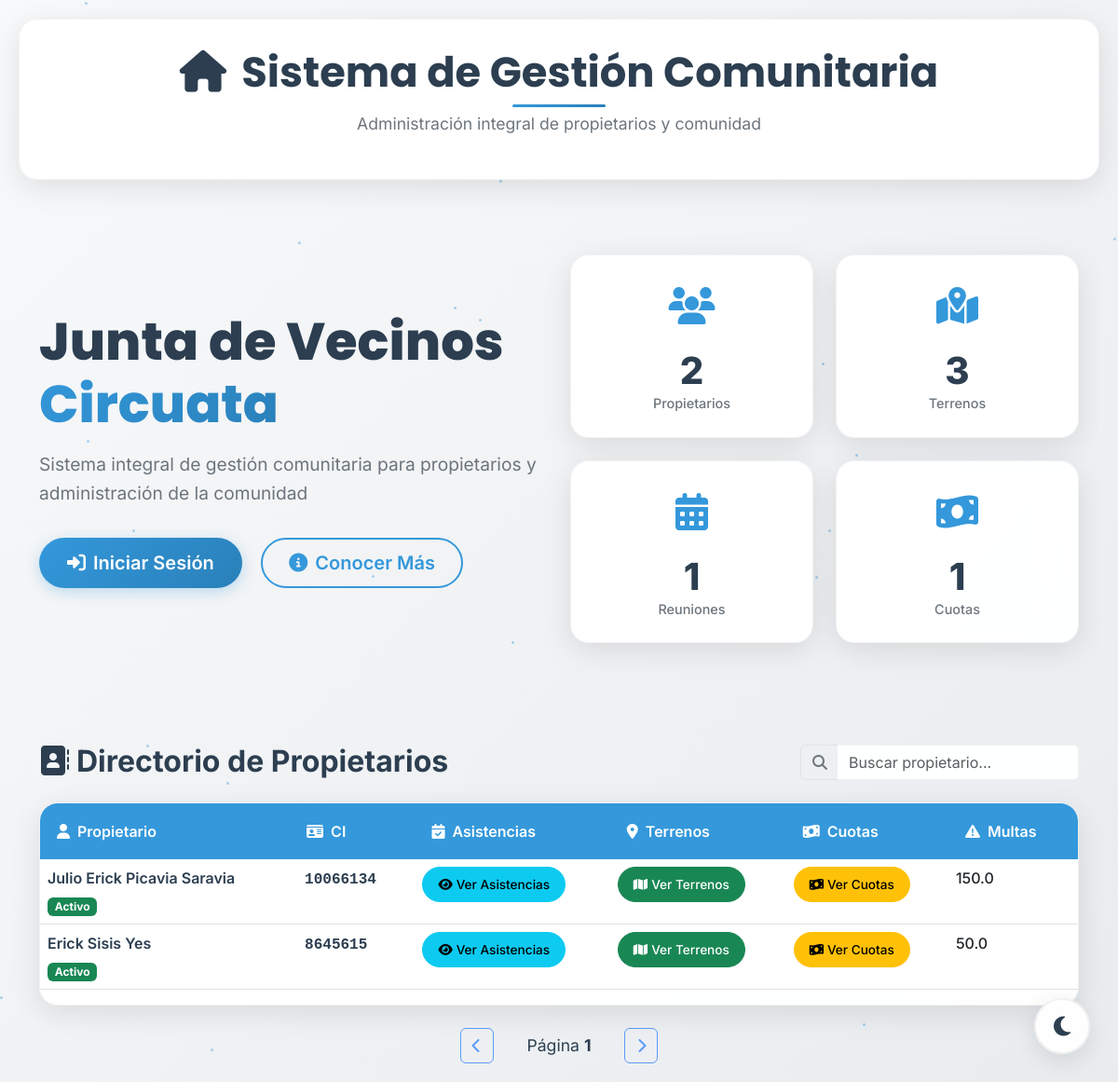
The page / on the database its author committed.
### models/asistencia_model.py (models this page shows, shortened)
class Asistencia(db.Model):
    __tablename__ = "Asistencia"
    id = db.Column(db.Integer, primary_key=True)
    duenio_id = db.Column(db.Integer, db.ForeignKey('Duenio.id'), nullable=False)
    id_reunion = db.Column(db.Integer, db.ForeignKey('Reunion.id'), nullable=False)
    asistio = db.Column(db.Boolean, nullable=False, default=False)
    reunion = db.relationship('Reunion', backref='asistencias')
    dueno = db.relationship('Duenio', backref='asistencias')
    __table_args__ = (UniqueConstraint('duenio_id', 'id_reunion', name='_duenio_reunion_uc'),)

### models/duenio_model.py (models this page shows, shortened)
class Duenio(db.Model):
    __tablename__ = "Duenio"
    id = db.Column(db.Integer, primary_key=True)
    nombre = db.Column(db.String(50), nullable=False)
    paterno = db.Column(db.String(50), nullable=True)
    materno = db.Column(db.String(50), nullable=True)
    ci = db.Column(db.String(20), unique=True, nullable=False)
    multas = db.relationship('Multa', backref='duenio', lazy=True)  # Relación con la tabla Multa

### models/multa_model.py (models this page shows, shortened)
class Multa(db.Model):
    __tablename__ = "Multa"
    multa_id = db.Column(db.Integer, primary_key=True)
    duenio_id = db.Column(db.Integer, db.ForeignKey('Duenio.id', ondelete='CASCADE'), nullable=False)
    cuota_id = db.Column(db.Integer, db.ForeignKey('Cuota.cuota_id', ondelete='SET NULL'), nullable=True)
    reunion_id = db.Column(db.Integer, db.ForeignKey('Reunion.id', ondelete='SET NULL'), nullable=True)
    monto = db.Column(db.Float, nullable=False)
    fecha = db.Column(db.Date, nullable=False, default=datetime.utcnow().date)
    tipo = db.Column(db.String(20), nullable=False)
    descripcion = db.Column(db.Text, nullable=True)

### controllers/user_controller.py (the view)
@user_bp.route('/')
def index():
    duenos_count = Duenio.query.count()
    terrenos_count = Terreno.query.count()
    reuniones_count = Reunion.query.count()
    cuotas_titulos = Cuota.query.with_entities(Cuota.titulo).distinct().all()
    cuotas_count = len(cuotas_titulos)
    asistencias = Asistencia.query.all()
    terrenos = Terreno.query.all()
    cuotas = Cuota.query.join(Terreno).join(Duenio).all()
    def multas(multas_list):
        total = 0
        for multa in multas_list:
            total += multa.monto
        return total
    return render_template('index.html',
                         duenos_count=duenos_count,
                         terrenos_count=terrenos_count,
                         reuniones_count=reuniones_count,
                         cuotas_count=cuotas_count,
                         asistencias=asistencias,
                         terrenos=terrenos,
                         cuotas=cuotas,  # Pasar las cuotas a la vista
                         multas=multas)

### templates/index.html (shortened to what this page needs)
{% extends 'base.html' %}
{% block content %}
<div class="hero-section mb-5">
    <div class="container">
        <div class="row align-items-center">
            <div class="col-lg-6">
                <div class="hero-content">
                    <h1 class="hero-title">Junta de Vecinos<br><span class="text-gradient">Circuata</span></h1>
                    <p class="hero-subtitle">Sistema integral de gestión comunitaria para propietarios y administración de la comunidad</p>
                    {% if not current_user.is_authenticated %}
                    <div class="hero-actions mt-4">
                        <a href="{{ url_for('user.login') }}" class="btn btn-premium btn-lg me-3">
                            <i class="fas fa-sign-in-alt me-2"></i>Iniciar Sesión
                        </a>
                        <button type="button" class="btn btn-outline-premium btn-lg" data-bs-toggle="modal" data-bs-target="#aboutSystemModal">
                            <i class="fas fa-info-circle me-2"></i>Conocer Más
                        </button>
                    </div>
                    {% endif %}
                </div>
            </div>
            <div class="col-lg-6">
                <div class="hero-stats">
                    <div class="row g-4">
                        <div class="col-6">
                            <div class="stat-card glass-card">
                                <div class="stat-icon">
                                    <i class="fas fa-users"></i>
                                </div>
                                <div class="stat-content">
                                    <h3 class="stat-number">{{ duenos_count if duenos_count else '0' }}</h3>
                                    <p class="stat-label">Propietarios</p>
                                </div>
                            </div>
                        </div>
                        <div class="col-6">
                            <div class="stat-card glass-card">
                                <div class="stat-icon">
                                    <i class="fas fa-map-marked-alt"></i>
                                </div>
                                <div class="stat-content">
                                    <h3 class="stat-number">{{ terrenos_count if terrenos_count else '0' }}</h3>
                                    <p class="stat-label">Terrenos</p>
                                </div>
                            </div>
                        </div>
                        <div class="col-6">
                            <div class="stat-card glass-card">
                                <div class="stat-icon">
                                    <i class="fas fa-calendar-alt"></i>
                                </div>
                                <div class="stat-content">
                                    <h3 class="stat-number">{{ reuniones_count if reuniones_count else '0' }}</h3>
                                    <p class="stat-label">Reuniones</p>
                                </div>
                            </div>
                        </div>
                        <div class="col-6">
                            <div class="stat-card glass-card">
                                <div class="stat-icon">
                                    <i class="fas fa-money-bill-wave"></i>
                                </div>
                                <div class="stat-content">
                                    <h3 class="stat-number">{{ cuotas_count if cuotas_count else '0' }}</h3>
                                    <p class="stat-label">Cuotas</p>
                                </div>
                            </div>
                        </div>
                    </div>
                </div>
            </div>
        </div>
    </div>
</div>
<div class="directory-section">
    <div class="container">
        <div class="section-header d-flex justify-content-between align-items-center mb-4">
            <h2 class="section-title mb-0">
                <i class="fas fa-address-book me-2"></i>Directorio de Propietarios
            </h2>
            <div class="search-container">
                <div class="input-group">
                    <span class="input-group-text bg-transparent border-end-0">
                        <i class="fas fa-search"></i>
                    </span>
                    <input type="text" id="searchInput" class="form-control border-start-0"
                           placeholder="Buscar propietario...">
                </div>
            </div>
        </div>
        <div class="directory-table glass-card">
            <div class="table-responsive">
                <table class="table table-hover" id="propietariosTable">
                    <thead class="table-header">
                        <tr>
                            <th><i class="fas fa-user me-2"></i>Propietario</th>
                            <th><i class="fas fa-id-card me-2"></i>CI</th>
                            <th><i class="fas fa-calendar-check me-2"></i>Asistencias</th>
                            <th><i class="fas fa-map-marker-alt me-2"></i>Terrenos</th>
                            <th><i class="fas fa-money-bill-wave me-2"></i>Cuotas</th>
                            <th><i class="fas fa-exclamation-triangle me-2"></i>Multas</th>
                        </tr>
                    </thead>
                    <tbody id="propietariosBody">
                        {% set duenos_unicos = {} %}
                        {% for asistencia in asistencias %}
                            {% if asistencia.dueno.id not in duenos_unicos %}
                                {% set _ = duenos_unicos.update({asistencia.dueno.id: asistencia.dueno}) %}
                                <tr class="propietario-row">
                                    <td class="propietario-info">
                                        <div class="propietario-details">
                                            <div class="propietario-name">
                                                {{ asistencia.dueno.nombre }} {{ asistencia.dueno.paterno }} {{ asistencia.dueno.materno }}
                                            </div>
                                            <div class="propietario-status">
                                                <span class="badge bg-success">Activo</span>
                                            </div>
                                        </div>
                                    </td>
                                    <td class="ci-info">
                                        <span class="ci-number">{{ asistencia.dueno.ci }}</span>
                                    </td>
                                    <td>
                                        <button type="button" class="btn btn-info btn-sm action-btn"
                                                data-bs-toggle="modal" data-bs-target="#asistencias{{ asistencia.dueno.id }}">
                                            <i class="fas fa-eye me-1"></i>Ver Asistencias
                                        </button>
                                    </td>
                                    <td>
                                        <button type="button" class="btn btn-success btn-sm action-btn"
                                                data-bs-toggle="modal" data-bs-target="#terrenos{{ asistencia.dueno.id }}">
                                            <i class="fas fa-map me-1"></i>Ver Terrenos
                                        </button>
                                    </td>
                                    <td>
                                        <button type="button" class="btn btn-warning btn-sm action-btn"
                                                data-bs-toggle="modal" data-bs-target="#cuotas{{ asistencia.dueno.id }}">
                                            <i class="fas fa-money-bill-wave me-1"></i>Ver Cuotas
                                        </button>
                                    </td>
                                    <td>
                                        <div class="multas-info">
                                            {{ multas(asistencia.dueno.multas) }}
                                        </div>
                                    </td>
                                </tr>
                            {% endif %}
                        {% endfor %}
                    </tbody>
                </table>
            </div>
        </div>
        <div class="pagination-controls d-flex justify-content-center align-items-center mt-4">
            <button class="btn btn-outline-primary me-3" id="prevPage">
                <i class="fas fa-chevron-left"></i>
            </button>
            <span class="page-info">
                Página <span id="pageNumber" class="fw-bold">1</span>
            </span>
            <button class="btn btn-outline-primary ms-3" id="nextPage">
                <i class="fas fa-chevron-right"></i>
            </button>
        </div>
    </div>
</div>
{% set duenos_unicos_modales = {} %}
{% endblock %}

### templates/base.html (style rules this page uses)
:root { --primary-gradient: linear-gradient(135deg, #667eea 0%, #764ba2 100%); --secondary-gradient: linear-gradient(135deg, #f093fb 0%, #f5576c 100%); --success-gradient: linear-gradient(135deg, #4facfe 0%, #00f2fe 100%); --warning-gradient: linear-gradient(135deg, #43e97b 0%, #38f9d7 100%); --dark-gradient: linear-gradient(135deg, #2c3e50 0%, #34495e 100%); --glass-bg: rgba(255, 255, 255, 0.1); --glass-border: rgba(255, 255, 255, 0.2); --shadow-light: 0 8px 32px rgba(31, 38, 135, 0.37); --shadow-strong: 0 15px 35px rgba(0, 0, 0, 0.1); --bg-primary: linear-gradient(135deg, #f8f9fa 0%, #e9ecef 25%, #dee2e6 75%, #ced4da 100%); --card-bg: rgba(255, 255, 255, 0.95); --text-primary: #2c3e50; --text-secondary: #495057; --text-muted: #6c757d; --border-color: rgba(0, 0, 0, 0.05); --shadow-color: rgba(0, 0, 0, 0.1); --particle-color: rgba(52, 152, 219, 0.4); --accent-color: #3498db; --accent-hover: #2980b9; }
* { box-sizing: border-box; }
body { font-family: 'Inter', sans-serif; background: var(--bg-primary); background-size: 400% 400%; animation: gradientShift 20s ease infinite; min-height: 100vh; margin: 0; overflow-x: hidden; transition: all 0.3s ease; }
.glass-card { background: var(--card-bg); backdrop-filter: blur(20px); border: 1px solid var(--border-color); border-radius: 20px; box-shadow: 0 8px 32px var(--shadow-color); transition: all 0.3s ease; }

### templates/index.html (style rules this page uses)
.hero-section { padding: 60px 0; position: relative; overflow: hidden; }
.hero-title { font-family: 'Poppins', sans-serif; font-size: 3.5rem; font-weight: 800; color: var(--text-primary); margin-bottom: 1rem; line-height: 1.2; }
.text-gradient { background: linear-gradient(135deg, var(--accent-color), var(--accent-hover)); -webkit-background-clip: text; -webkit-text-fill-color: transparent; background-clip: text; }
.hero-subtitle { font-size: 1.2rem; color: var(--text-muted); margin-bottom: 2rem; line-height: 1.6; }
.btn-premium { background: linear-gradient(135deg, var(--accent-color), var(--accent-hover)); border: none; color: white; padding: 12px 30px; border-radius: 50px; font-weight: 600; transition: all 0.3s ease; box-shadow: 0 4px 15px rgba(52, 152, 219, 0.3); }
.btn-outline-premium { border: 2px solid var(--accent-color); color: var(--accent-color); padding: 10px 28px; border-radius: 50px; font-weight: 600; transition: all 0.3s ease; background: transparent; }
.stat-card { padding: 25px; text-align: center; height: 100%; transition: all 0.3s ease; border-radius: 20px; }
.stat-icon { font-size: 2.5rem; color: var(--accent-color); margin-bottom: 15px; }
.stat-number { font-size: 2.5rem; font-weight: 800; color: var(--text-primary); margin: 0; }
.stat-label { color: var(--text-muted); font-weight: 500; margin: 0; font-size: 0.9rem; }
.section-title { font-size: 2rem; font-weight: 700; color: var(--text-primary); }
.search-container .input-group-text { color: var(--text-muted); border-color: var(--border-color); }
.search-container .form-control { border-color: var(--border-color); color: var(--text-primary); background: var(--card-bg); }
.directory-table { border-radius: 20px; overflow: hidden; }
.table-header th { background: var(--accent-color); color: white; font-weight: 600; border: none; padding: 18px; }
.propietario-name { font-weight: 600; color: var(--text-primary); font-size: 1rem; }
.propietario-status { margin-top: 5px; }
.ci-number { font-family: 'Courier New', monospace; font-weight: 600; color: var(--text-primary); background: rgba(var(--accent-color), 0.1); padding: 4px 8px; border-radius: 6px; }
.action-btn { border-radius: 20px; padding: 8px 16px; font-size: 0.85rem; font-weight: 500; }
.multas-info { font-weight: 500; }
.pagination-controls { margin-top: 30px; }
.page-info { color: var(--text-primary); font-size: 1.1rem; margin: 0 20px; }

### rows shown on the page
Asistencia: dueno.nombre "Julio Erick", dueno.paterno "Picavia", dueno.materno "Saravia", dueno.ci "10066134"
Multa: monto.monto "150.0"
Asistencia: dueno.nombre "Erick", dueno.paterno "Sisis", dueno.materno "Yes", dueno.ci "8645615"
Multa: monto "50.0"

### other values the page prints
{{ duenos_count if duenos_count else '0' }} "2"
{{ terrenos_count if terrenos_count else '0' }} "3"
{{ reuniones_count if reuniones_count else '0' }} "1"
{{ cuotas_count if cuotas_count else '0' }} "1"
